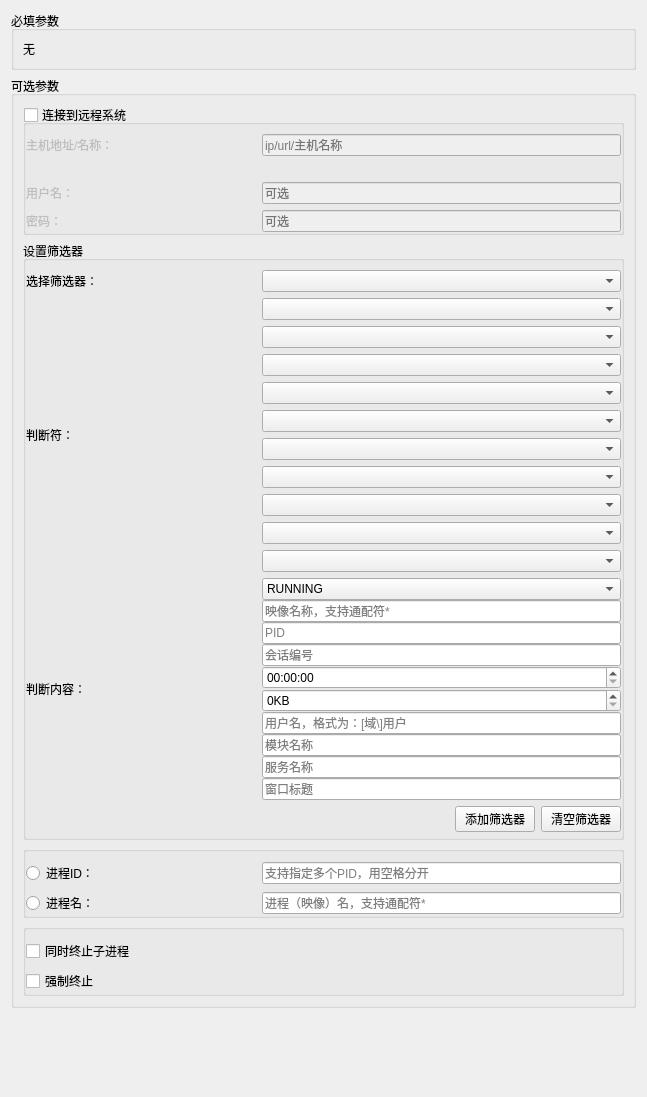
<?xml version="1.0" encoding="UTF-8"?>
<ui version="4.0">
 <class>TaskkillEditor</class>
 <widget class="QWidget" name="TaskkillEditor">
  <property name="geometry">
   <rect>
    <x>0</x>
    <y>0</y>
    <width>647</width>
    <height>1097</height>
   </rect>
  </property>
  <property name="windowTitle">
   <string>Form</string>
  </property>
  <layout class="QVBoxLayout" name="verticalLayout_2">
   <item>
    <widget class="QGroupBox" name="groupBox_args">
     <property name="title">
      <string>必填参数</string>
     </property>
     <layout class="QVBoxLayout" name="verticalLayout">
      <item>
       <widget class="QLabel" name="label">
        <property name="text">
         <string>无</string>
        </property>
       </widget>
      </item>
     </layout>
    </widget>
   </item>
   <item>
    <widget class="QGroupBox" name="groupBox_options">
     <property name="title">
      <string>可选参数</string>
     </property>
     <property name="flat">
      <bool>false</bool>
     </property>
     <layout class="QVBoxLayout" name="verticalLayout_3">
      <item>
       <widget class="QGroupBox" name="groupBox_remote_system">
        <property name="title">
         <string>连接到远程系统</string>
        </property>
        <property name="flat">
         <bool>true</bool>
        </property>
        <property name="checkable">
         <bool>true</bool>
        </property>
        <property name="checked">
         <bool>false</bool>
        </property>
        <layout class="QVBoxLayout" name="verticalLayout_4">
         <property name="leftMargin">
          <number>0</number>
         </property>
         <property name="topMargin">
          <number>9</number>
         </property>
         <property name="rightMargin">
          <number>0</number>
         </property>
         <property name="bottomMargin">
          <number>0</number>
         </property>
         <item>
          <layout class="QGridLayout" name="gridLayout">
           <property name="topMargin">
            <number>0</number>
           </property>
           <item row="0" column="0">
            <widget class="QLabel" name="label_title_option_s">
             <property name="minimumSize">
              <size>
               <width>230</width>
               <height>0</height>
              </size>
             </property>
             <property name="maximumSize">
              <size>
               <width>230</width>
               <height>16777215</height>
              </size>
             </property>
             <property name="toolTip">
              <string>/S</string>
             </property>
             <property name="text">
              <string>主机地址/名称：</string>
             </property>
            </widget>
           </item>
           <item row="0" column="1">
            <widget class="QLineEdit" name="lineEdit_option_s">
             <property name="toolTip">
              <string>/S</string>
             </property>
             <property name="placeholderText">
              <string>ip/url/主机名称</string>
             </property>
            </widget>
           </item>
           <item row="3" column="0">
            <widget class="QLabel" name="label_title_option_p">
             <property name="minimumSize">
              <size>
               <width>230</width>
               <height>0</height>
              </size>
             </property>
             <property name="maximumSize">
              <size>
               <width>230</width>
               <height>16777215</height>
              </size>
             </property>
             <property name="text">
              <string>密码：</string>
             </property>
            </widget>
           </item>
           <item row="3" column="1">
            <widget class="QLineEdit" name="lineEdit_option_p">
             <property name="echoMode">
              <enum>QLineEdit::PasswordEchoOnEdit</enum>
             </property>
             <property name="placeholderText">
              <string>可选</string>
             </property>
            </widget>
           </item>
           <item row="2" column="1">
            <widget class="QLineEdit" name="lineEdit_option_u">
             <property name="toolTip">
              <string>/U</string>
             </property>
             <property name="placeholderText">
              <string>可选</string>
             </property>
            </widget>
           </item>
           <item row="2" column="0">
            <widget class="QLabel" name="label_title_option_u">
             <property name="minimumSize">
              <size>
               <width>230</width>
               <height>0</height>
              </size>
             </property>
             <property name="maximumSize">
              <size>
               <width>230</width>
               <height>16777215</height>
              </size>
             </property>
             <property name="toolTip">
              <string>/U</string>
             </property>
             <property name="text">
              <string>用户名：</string>
             </property>
            </widget>
           </item>
           <item row="1" column="1">
            <widget class="QLabel" name="label_info_option_s">
             <property name="text">
              <string/>
             </property>
            </widget>
           </item>
          </layout>
         </item>
        </layout>
       </widget>
      </item>
      <item>
       <widget class="QGroupBox" name="groupBox_filter">
        <property name="title">
         <string>设置筛选器</string>
        </property>
        <property name="flat">
         <bool>true</bool>
        </property>
        <property name="checkable">
         <bool>false</bool>
        </property>
        <property name="checked">
         <bool>false</bool>
        </property>
        <layout class="QVBoxLayout" name="verticalLayout_6">
         <property name="leftMargin">
          <number>0</number>
         </property>
         <property name="topMargin">
          <number>9</number>
         </property>
         <property name="rightMargin">
          <number>0</number>
         </property>
         <property name="bottomMargin">
          <number>5</number>
         </property>
         <item>
          <layout class="QGridLayout" name="gridLayout_4">
           <property name="topMargin">
            <number>0</number>
           </property>
           <item row="0" column="1">
            <widget class="QComboBox" name="comboBox_filterType"/>
           </item>
           <item row="2" column="0">
            <widget class="QLabel" name="label_4">
             <property name="minimumSize">
              <size>
               <width>230</width>
               <height>0</height>
              </size>
             </property>
             <property name="maximumSize">
              <size>
               <width>230</width>
               <height>16777215</height>
              </size>
             </property>
             <property name="text">
              <string>判断内容：</string>
             </property>
            </widget>
           </item>
           <item row="1" column="1">
            <widget class="QWidget" name="widget_operators" native="true">
             <layout class="QVBoxLayout" name="verticalLayout_8">
              <property name="leftMargin">
               <number>0</number>
              </property>
              <property name="topMargin">
               <number>0</number>
              </property>
              <property name="rightMargin">
               <number>0</number>
              </property>
              <property name="bottomMargin">
               <number>0</number>
              </property>
              <item>
               <widget class="QComboBox" name="comboBox_op_status"/>
              </item>
              <item>
               <widget class="QComboBox" name="comboBox_op_imageName"/>
              </item>
              <item>
               <widget class="QComboBox" name="comboBox_op_pid"/>
              </item>
              <item>
               <widget class="QComboBox" name="comboBox_op_session"/>
              </item>
              <item>
               <widget class="QComboBox" name="comboBox_op_cpuTime"/>
              </item>
              <item>
               <widget class="QComboBox" name="comboBox_op_memusage"/>
              </item>
              <item>
               <widget class="QComboBox" name="comboBox_op_userName"/>
              </item>
              <item>
               <widget class="QComboBox" name="comboBox_op_module"/>
              </item>
              <item>
               <widget class="QComboBox" name="comboBox_op_service"/>
              </item>
              <item>
               <widget class="QComboBox" name="comboBox_op_windowTitle"/>
              </item>
             </layout>
            </widget>
           </item>
           <item row="1" column="0">
            <widget class="QLabel" name="label_3">
             <property name="minimumSize">
              <size>
               <width>230</width>
               <height>0</height>
              </size>
             </property>
             <property name="maximumSize">
              <size>
               <width>230</width>
               <height>16777215</height>
              </size>
             </property>
             <property name="text">
              <string>判断符：</string>
             </property>
            </widget>
           </item>
           <item row="0" column="0">
            <widget class="QLabel" name="label_2">
             <property name="minimumSize">
              <size>
               <width>230</width>
               <height>0</height>
              </size>
             </property>
             <property name="maximumSize">
              <size>
               <width>230</width>
               <height>16777215</height>
              </size>
             </property>
             <property name="text">
              <string>选择筛选器：</string>
             </property>
            </widget>
           </item>
           <item row="2" column="1">
            <widget class="QWidget" name="widget_filterValues" native="true">
             <layout class="QVBoxLayout" name="verticalLayout_7">
              <property name="spacing">
               <number>0</number>
              </property>
              <property name="leftMargin">
               <number>0</number>
              </property>
              <property name="topMargin">
               <number>0</number>
              </property>
              <property name="rightMargin">
               <number>0</number>
              </property>
              <property name="bottomMargin">
               <number>0</number>
              </property>
              <item>
               <widget class="QComboBox" name="comboBox_fiValue_status">
                <item>
                 <property name="text">
                  <string>RUNNING</string>
                 </property>
                </item>
                <item>
                 <property name="text">
                  <string>NOT RESPONDING</string>
                 </property>
                </item>
                <item>
                 <property name="text">
                  <string>UNKNOWN</string>
                 </property>
                </item>
               </widget>
              </item>
              <item>
               <widget class="QLineEdit" name="lineEdit_fiValue_imageName">
                <property name="placeholderText">
                 <string>映像名称，支持通配符*</string>
                </property>
               </widget>
              </item>
              <item>
               <widget class="QLineEdit" name="lineEdit_fiValue_pid">
                <property name="placeholderText">
                 <string>PID</string>
                </property>
               </widget>
              </item>
              <item>
               <widget class="QLineEdit" name="lineEdit_fiValue_session">
                <property name="placeholderText">
                 <string>会话编号</string>
                </property>
               </widget>
              </item>
              <item>
               <widget class="QTimeEdit" name="timeEdit_fiValue_cpuTime">
                <property name="showGroupSeparator" stdset="0">
                 <bool>false</bool>
                </property>
                <property name="maximumTime">
                 <time>
                  <hour>23</hour>
                  <minute>59</minute>
                  <second>59</second>
                 </time>
                </property>
                <property name="displayFormat">
                 <string>HH:mm:ss</string>
                </property>
               </widget>
              </item>
              <item>
               <widget class="QSpinBox" name="spinBox_fiValue_memUsage">
                <property name="suffix">
                 <string>KB</string>
                </property>
                <property name="maximum">
                 <number>1000000000</number>
                </property>
               </widget>
              </item>
              <item>
               <widget class="QLineEdit" name="lineEdit_fiValue_userName">
                <property name="placeholderText">
                 <string>用户名，格式为：[域\]用户</string>
                </property>
               </widget>
              </item>
              <item>
               <widget class="QLineEdit" name="lineEdit_fiValue_module">
                <property name="placeholderText">
                 <string>模块名称</string>
                </property>
               </widget>
              </item>
              <item>
               <widget class="QLineEdit" name="lineEdit_fiValue_service">
                <property name="placeholderText">
                 <string>服务名称</string>
                </property>
               </widget>
              </item>
              <item>
               <widget class="QLineEdit" name="lineEdit_fiValue_windowTitle">
                <property name="placeholderText">
                 <string>窗口标题</string>
                </property>
               </widget>
              </item>
             </layout>
            </widget>
           </item>
          </layout>
         </item>
         <item>
          <layout class="QHBoxLayout" name="horizontalLayout_2">
           <property name="topMargin">
            <number>0</number>
           </property>
           <item>
            <spacer name="horizontalSpacer">
             <property name="orientation">
              <enum>Qt::Horizontal</enum>
             </property>
             <property name="sizeHint" stdset="0">
              <size>
               <width>40</width>
               <height>20</height>
              </size>
             </property>
            </spacer>
           </item>
           <item>
            <widget class="QPushButton" name="pushButton_addFilter">
             <property name="text">
              <string>添加筛选器</string>
             </property>
            </widget>
           </item>
           <item>
            <widget class="QPushButton" name="pushButton_clearFilter">
             <property name="text">
              <string>清空筛选器</string>
             </property>
            </widget>
           </item>
          </layout>
         </item>
        </layout>
       </widget>
      </item>
      <item>
       <widget class="QGroupBox" name="groupBox_option3">
        <property name="title">
         <string/>
        </property>
        <property name="flat">
         <bool>true</bool>
        </property>
        <layout class="QVBoxLayout" name="verticalLayout_9">
         <property name="leftMargin">
          <number>0</number>
         </property>
         <property name="topMargin">
          <number>9</number>
         </property>
         <property name="rightMargin">
          <number>0</number>
         </property>
         <property name="bottomMargin">
          <number>0</number>
         </property>
         <item>
          <layout class="QGridLayout" name="gridLayout_3">
           <property name="topMargin">
            <number>0</number>
           </property>
           <item row="1" column="1">
            <widget class="QLineEdit" name="lineEdit_option_value_im">
             <property name="placeholderText">
              <string>进程（映像）名，支持通配符*</string>
             </property>
            </widget>
           </item>
           <item row="0" column="0">
            <widget class="QRadioButton" name="radioButton_option_pid">
             <property name="minimumSize">
              <size>
               <width>230</width>
               <height>0</height>
              </size>
             </property>
             <property name="maximumSize">
              <size>
               <width>230</width>
               <height>16777215</height>
              </size>
             </property>
             <property name="text">
              <string>进程ID：</string>
             </property>
            </widget>
           </item>
           <item row="1" column="0">
            <widget class="QRadioButton" name="radioButton_option_im">
             <property name="minimumSize">
              <size>
               <width>230</width>
               <height>0</height>
              </size>
             </property>
             <property name="maximumSize">
              <size>
               <width>230</width>
               <height>16777215</height>
              </size>
             </property>
             <property name="text">
              <string>进程名：</string>
             </property>
            </widget>
           </item>
           <item row="0" column="1">
            <widget class="QLineEdit" name="lineEdit_option_value_pid">
             <property name="placeholderText">
              <string>支持指定多个PID，用空格分开</string>
             </property>
            </widget>
           </item>
          </layout>
         </item>
        </layout>
       </widget>
      </item>
      <item>
       <widget class="QGroupBox" name="groupBox_option_other">
        <property name="title">
         <string/>
        </property>
        <property name="flat">
         <bool>true</bool>
        </property>
        <layout class="QVBoxLayout" name="verticalLayout_5">
         <property name="leftMargin">
          <number>0</number>
         </property>
         <property name="topMargin">
          <number>9</number>
         </property>
         <property name="rightMargin">
          <number>0</number>
         </property>
         <property name="bottomMargin">
          <number>0</number>
         </property>
         <item>
          <layout class="QGridLayout" name="gridLayout_2">
           <item row="0" column="0">
            <widget class="QCheckBox" name="checkBox_option_t">
             <property name="text">
              <string>同时终止子进程</string>
             </property>
            </widget>
           </item>
           <item row="1" column="0">
            <widget class="QCheckBox" name="checkBox_option_f">
             <property name="text">
              <string>强制终止</string>
             </property>
            </widget>
           </item>
          </layout>
         </item>
        </layout>
       </widget>
      </item>
     </layout>
    </widget>
   </item>
   <item>
    <spacer name="verticalSpacer">
     <property name="orientation">
      <enum>Qt::Vertical</enum>
     </property>
     <property name="sizeHint" stdset="0">
      <size>
       <width>20</width>
       <height>40</height>
      </size>
     </property>
    </spacer>
   </item>
  </layout>
 </widget>
 <resources/>
 <connections/>
</ui>
